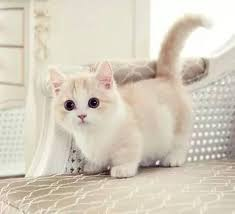
#> input picture cat3.jpg, 235 x 214 px, found by its file name
$ jupyter execute Untitled.ipynb
#> lines starting #> are read from the running program, lines starting #| are printed output that depends on the picture
[cell 1]
import cv2
import numpy as np
from matplotlib import pyplot as plt

[cell 2]
img = cv2.imread('cat3.JPG')
#> img is the input picture: shape (214, 235, 3); mean B, G, R 190.1, 205.9, 214.3
img = cv2.cvtColor(img, cv2.COLOR_BGR2RGB)
t = np.array([[-1,0,-1],
              [0,5,0],
              [-1,0,-1]])
result = cv2.filter2D(img, -1, t)
result = np.hstack((img, result))
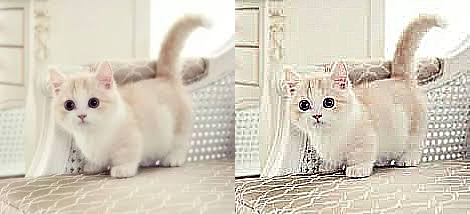
#> result: shape (214, 470, 3); mean R, G, B 213.3, 205.2, 189.7
plt.imshow(result)
print(img.shape)
#| (214, 235, 3)

result = cv2.cvtColor(result, cv2.COLOR_BGR2RGB)
cv2.imwrite('outl.jpg', result)
#> Out = True

[cell 3]
t = np.array([[-3,0,21],
              [3,-5,2],
              [-1,0,-16]])
result = cv2.filter2D(img, -1, t)
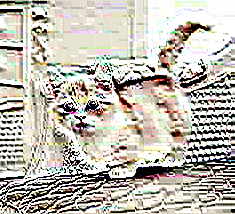
#> result: shape (214, 235, 3); mean R, G, B 190.8, 186, 176
result = np.hstack((img, result))
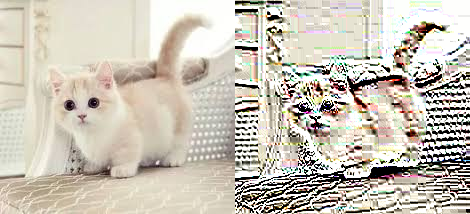
#> result: shape (214, 470, 3); mean R, G, B 202.6, 195.9, 183
plt.imshow(result)
print(img.shape)
#| (214, 235, 3)

result = cv2.cvtColor(result, cv2.COLOR_BGR2RGB)
cv2.imwrite('out2.jpg', result)
#> Out = True

[cell 4]
t = np.array([[-10,7,1],
              [-3,2,-2],
              [9,0,-5]])
result = cv2.filter2D(img, -1, t)
#> result: shape (214, 235, 3)
result = np.hstack((img, result))
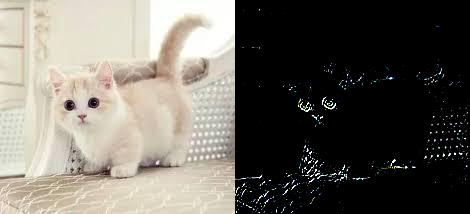
#> result: shape (214, 470, 3); mean R, G, B 109.1, 105, 97.3
plt.imshow(result)
print(img.shape)
#| (214, 235, 3)

result = cv2.cvtColor(result, cv2.COLOR_BGR2RGB)
cv2.imwrite('out3.jpg', result)
#> Out = True

[cell 5]
t = np.array([[-5,0,21],
              [-32,5,2],
              [-1,0,8]])
result = cv2.filter2D(img, -1, t)
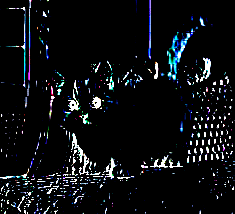
#> result: shape (214, 235, 3); mean R, G, B 13.7, 16, 18.7
result = np.hstack((img, result))
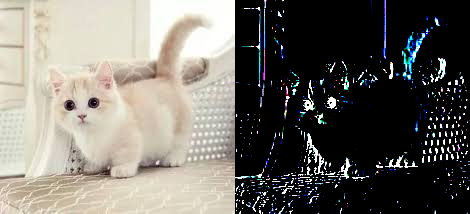
#> result: shape (214, 470, 3); mean R, G, B 114, 110.9, 104.4
plt.imshow(result)
print(img.shape)
#| (214, 235, 3)

result = cv2.cvtColor(result, cv2.COLOR_BGR2RGB)
cv2.imwrite('out4.jpg', result)
#> Out = True

[cell 6]
t = np.array([[0,1,0],
              [1,-4,1],
              [0,1,0]])
result = cv2.filter2D(img, -1, t)
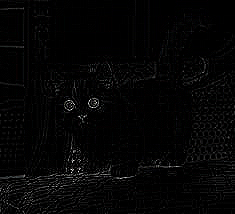
#> result: shape (214, 235, 3); mean R, G, B 5, 5, 5
result = np.hstack((img, result))
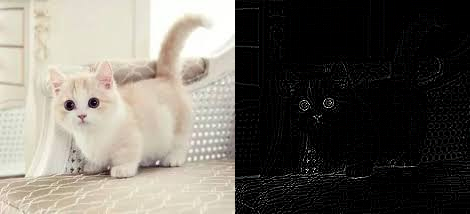
#> result: shape (214, 470, 3); mean R, G, B 109.7, 105.4, 97.5
plt.imshow(result)
print(img.shape)
#| (214, 235, 3)

result = cv2.cvtColor(result, cv2.COLOR_BGR2RGB)
cv2.imwrite('out5.jpg', result)
#> Out = True

[cell 7]
t = np.array([[2,1,0],
              [-1,1,1],
              [0,0,1]])
result = cv2.filter2D(img, -1, t)
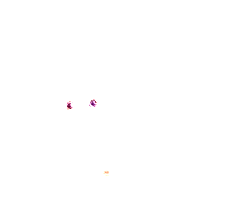
#> result: shape (214, 235, 3); mean R, G, B 254.9, 254.8, 254.8
result = np.hstack((img, result))
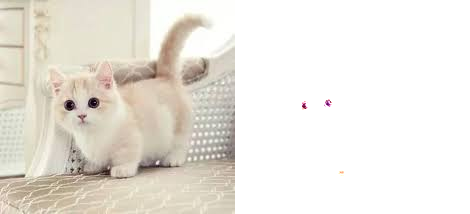
#> result: shape (214, 470, 3); mean R, G, B 234.6, 230.3, 222.5
plt.imshow(result)
print(img.shape)
#| (214, 235, 3)

result = cv2.cvtColor(result, cv2.COLOR_BGR2RGB)
cv2.imwrite('out6.jpg', result)
#> Out = True

$ run again, with cat2.jpg copied over cat3.jpg
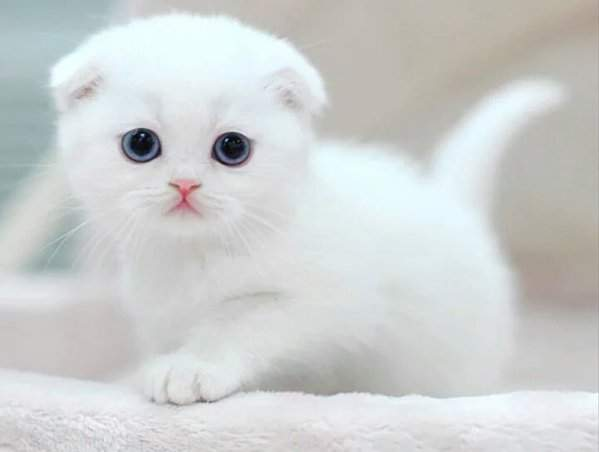
#> input picture cat2.jpg, 599 x 452 px, found by its file name
#> img is the input picture: shape (452, 599, 3); mean B, G, R 207.6, 207.9, 205.2
#| (452, 599, 3)
#> `cv2.imwrite('outl.jpg', result)`: Out = True
#| (452, 599, 3)
#> `result = np.hstack((img, result))`:
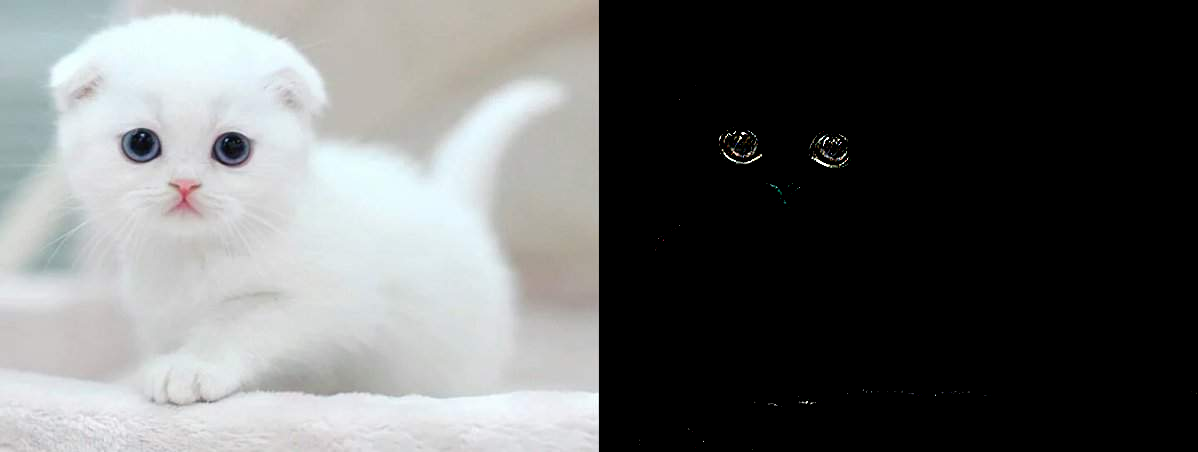
#> result: shape (452, 1198, 3); mean R, G, B 102.8, 104.2, 104
#| (452, 599, 3)
#| (452, 599, 3)
#| (452, 599, 3)
#> `result = np.hstack((img, result))`:
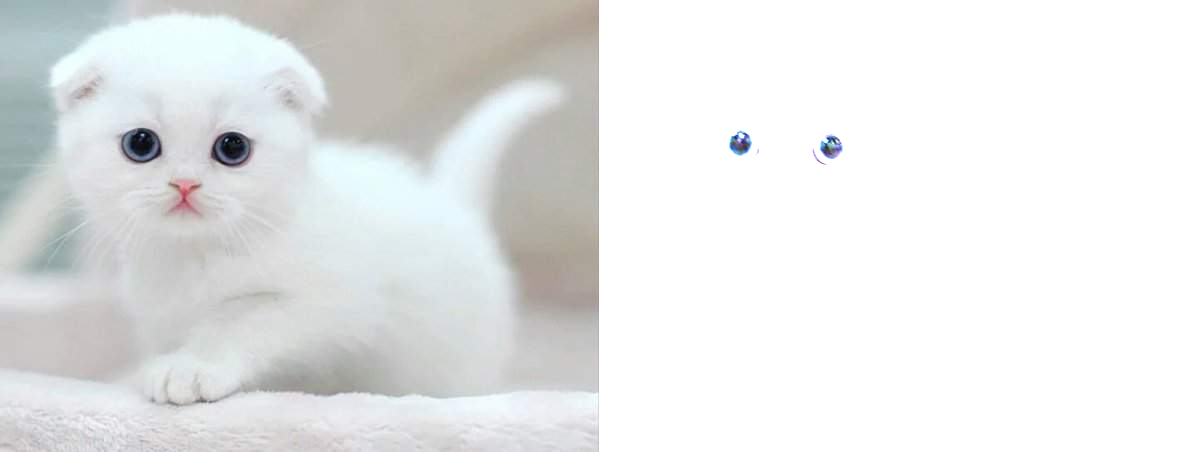
#> result: shape (452, 1198, 3); mean R, G, B 229.9, 231.2, 231.2
#| (452, 599, 3)

$ run again, with cat.jpg copied over cat3.jpg
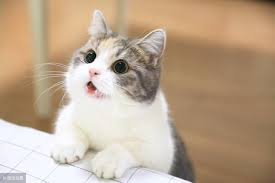
#> input picture cat.jpg, 275 x 183 px, found by its file name
#> img is the input picture: shape (183, 275, 3); mean B, G, R 143.4, 167.1, 189.3
#| (183, 275, 3)
#> `cv2.imwrite('outl.jpg', result)`: Out = True
#| (183, 275, 3)
#| (183, 275, 3)
#| (183, 275, 3)
#| (183, 275, 3)
#> `result = np.hstack((img, result))`:
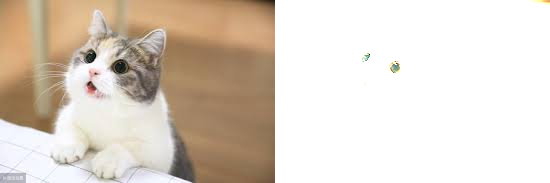
#> result: shape (183, 550, 3); mean R, G, B 222, 210.9, 199
#| (183, 275, 3)
